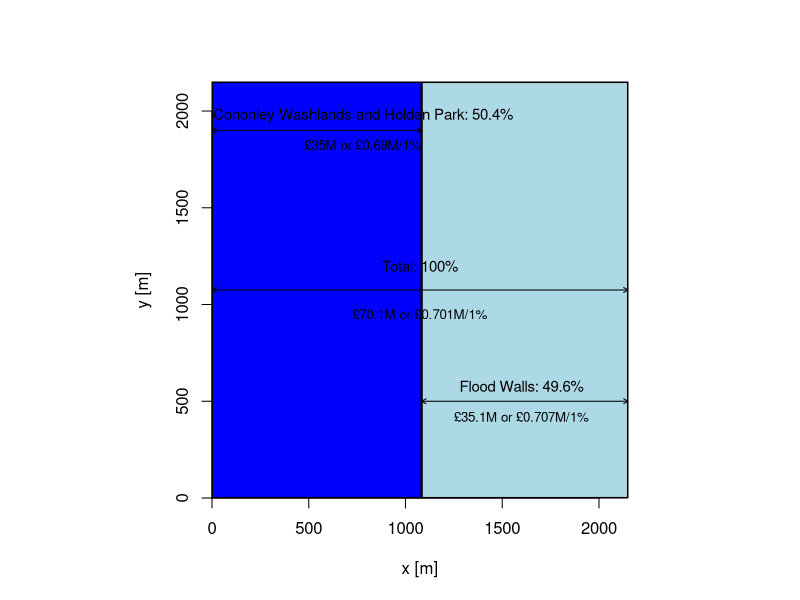

Write the R code that produced this figure.
par(pty="s")
par(xaxs="i", yaxs="i") 
plot(1, type="n", xlab="x [m]", ylab="y [m]", xlim=c(0,2150), ylim=c(0,2150))
rect(xleft=0, ybottom=0, xright=1084, ytop=2150, lwd=2, col = "blue")
rect(xleft=1084, ybottom=0, xright=2150, ytop=2150, col="lightblue", lwd=2)
arrows(x0=0, y0=1075, x1=2150, y1=1075, length = 0.05, code=3)
arrows(x0=1084, y0=500, x1=2150, y1=500, length = 0.05, code=3)
text(x=1075, y=1200, label="Total: 100%", cex = 0.9)
text(x=1075, y=950, label="£70.1M or £0.701M/1%", cex = 0.8)
text(x=1600, y=580, label="Flood Walls: 49.6%", cex=0.9)
text(x=1600, y=420, label="£35.1M or £0.707M/1%", cex=0.8)
arrows(x0=0, y0=1900, x1=1084, y1=1900, length = 0.05, code=3)
text(x=780, y=1975, label="Cononley Washlands and Holden Park: 50.4%", cex=0.9)
text(x=780, y=1825, label="£35M or £0.69M/1%", cex=0.8)
